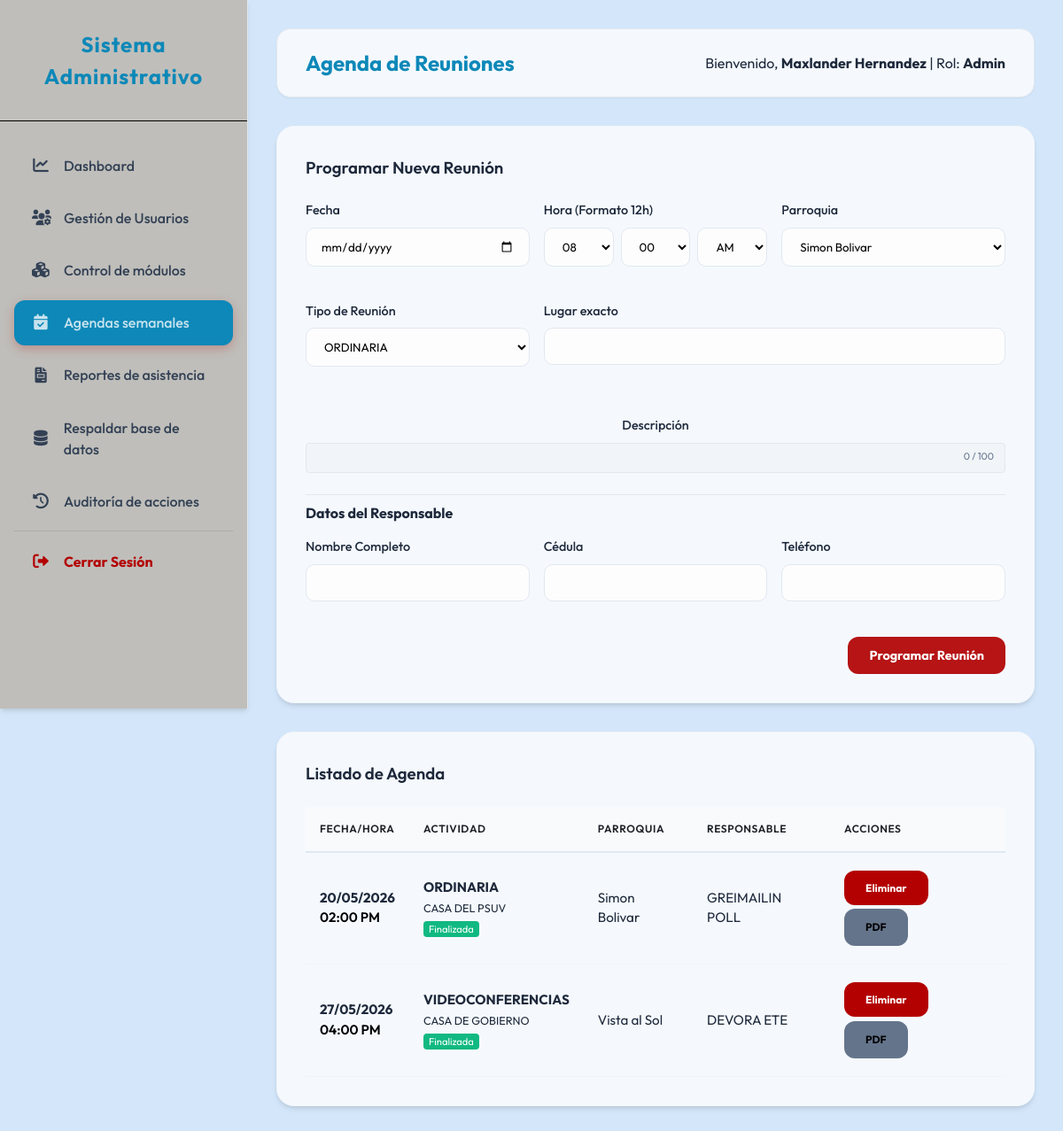
The app's page /admin/reuniones.php (signed in) with its own data.
### tables this page shows
CREATE TABLE `reuniones` (
  `ID_REUNION` int(11) NOT NULL AUTO_INCREMENT,
  `FECHA` date NOT NULL,
  `HORA` time NOT NULL,
  `TIPO_REUNION` varchar(255) NOT NULL,
  `DESCRIPCION` varchar(100) DEFAULT NULL,
  `LUGAR` varchar(255) NOT NULL,
  `PARROQUIA` enum('Simon Bolivar','Once de Abril','Vista al Sol','Chirica','Dalla Costa','Cachamay','Universidad','Unare','Yocoima','Pozo Verde','5 de Julio') NOT NULL,
  `RESPONSABLE_NOMBRE` varchar(100) NOT NULL,
  `RESPONSABLE_CEDULA` varchar(20) NOT NULL,
  `RESPONSABLE_TELEFONO` varchar(15) NOT NULL,
  `CREADO_EN` timestamp NOT NULL DEFAULT current_timestamp(),
  `ESTADO` varchar(20) DEFAULT 'Programada',
  PRIMARY KEY (`ID_REUNION`)
);

### admin/reuniones.php (the view, shortened to what this page needs)
<?php
require_once __DIR__ . '/../includes/layout_header.php';
require_once __DIR__ . '/../includes/auth.php';
$parroquias = ['Simon Bolivar', 'Once de Abril', 'Vista al Sol', 'Chirica', 'Dalla Costa', 'Cachamay', 'Universidad', 'Unare', 'Yocoima', 'Pozo Verde', '5 de Julio'];
$reuniones = $pdo->query("SELECT * FROM REUNIONES ORDER BY FECHA ASC, HORA ASC")->fetchAll();
$edit_data = null;
$h_edit = '08'; $m_edit = '00'; $p_edit = 'AM';
?>
<div class="card">
    <h3><?php echo $edit_data ? 'Editar Reunión' : 'Programar Nueva Reunión'; ?></h3>
    <form method="POST" style="margin-top: 1rem; display: grid; grid-template-columns: repeat(3, 1fr); gap: 1rem;">
        <div class="form-group">
            <label>Fecha</label>
            <input type="date" name="fecha" value="<?php echo $edit_data['FECHA'] ?? ''; ?>" required>
        </div>
        <div class="form-group">
            <label>Hora (Formato 12h)</label>
            <div style="display: flex; gap: 0.5rem;">
                <select name="h_num" required style="flex: 1;">
                    <?php for($i=1;$i<=12;$i++): $val = sprintf("%02d", $i); ?>
                        <option value="<?php echo $val; ?>" <?php echo $h_edit == $val ? 'selected' : ''; ?>><?php echo $val; ?></option>
                    <?php endfor; ?>
                </select>
                <select name="m_num" required style="flex: 1;">
                    <?php for($i=0;$i<60;$i++): $val = sprintf("%02d", $i); ?>
                        <option value="<?php echo $val; ?>" <?php echo $m_edit == $val ? 'selected' : ''; ?>><?php echo $val; ?></option>
                    <?php endfor; ?>
                </select>
                <select name="periodo" required style="flex: 1;">
                    <option value="AM" <?php echo $p_edit == 'AM' ? 'selected' : ''; ?>>AM</option>
                </select>
            </div>
        </div>
        <div class="form-group">
            <label>Parroquia</label>
            <select name="parroquia" required>
                <?php foreach ($parroquias as $p): ?>
                    <option value="<?php echo $p; ?>" <?php echo (isset($edit_data['PARROQUIA']) && $edit_data['PARROQUIA'] == $p) ? 'selected' : ''; ?>><?php echo $p; ?></option>
                <?php endforeach; ?>
            </select>
        </div>
        <div class="form-group">
            <label>Tipo de Reunión</label>
            <select id="tipo_reunion" name="tipo_reunion" required>
                <option value="ORDINARIA" <?php echo (isset($edit_data['TIPO_REUNION']) && $edit_data['TIPO_REUNION'] == 'ORDINARIA') ? 'selected' : ''; ?>>ORDINARIA</option>
            </select>
        </div>
        <div class="form-group" style="grid-column: span 2;">
            <label>Lugar exacto</label>
            <input type="text" name="lugar" value="<?php echo $edit_data['LUGAR'] ?? ''; ?>" required>
        </div>
        <div style="position: relative; grid-column: span 3; text-align: center; margin-top: 1rem;">
            <label>Descripción</label>
            <input type="text"
                name="descripcion"
                id="descripcion"
                value="<?php echo $edit_data['DESCRIPCION'] ?? ''; ?>"
                maxlength="100"
                style="width: 100%; background: #f1f5f9; color: #475569; padding: 0.5rem; padding-right: 4rem; border-radius: 4px;">
            <div style="position: absolute; bottom: 8px; right: 8px; font-size: 11px; color: #64748b; background: rgba(241, 245, 249, 0.9); padding: 2px 5px; border-radius: 3px;">
                <span id="contador">0</span> / 100
            </div>
        </div>
        <div style="grid-column: span 3;"><hr style="border: 0; border-top: 1px solid #e2e8f0; margin: 0.5rem 0;"><h4>Datos del Responsable</h4></div>
        <div class="form-group">
            <label>Nombre Completo</label>
            <input type="text" name="r_nombre" value="<?php echo $edit_data['RESPONSABLE_NOMBRE'] ?? ''; ?>" required>
        </div>
        <div class="form-group">
            <label>Cédula</label>
            <input type="text" name="r_cedula" value="<?php echo $edit_data['RESPONSABLE_CEDULA'] ?? ''; ?>" required>
        </div>
        <div class="form-group">
            <label>Teléfono</label>
            <input type="text" name="r_telefono" value="<?php echo $edit_data['RESPONSABLE_TELEFONO'] ?? ''; ?>" required>
        </div>
        <div style="grid-column: span 3; text-align: right;">
            <button type="submit" class="btn btn-primary"><?php echo $edit_data ? 'Guardar Cambios' : 'Programar Reunión'; ?></button>
        </div>
    </form>
</div>
<div class="card">
    <h3>Listado de Agenda</h3>
    <table>
        <thead>
            <tr>
                <th>Fecha/Hora</th>
                <th>Actividad</th>
                <th>Parroquia</th>
                <th>Responsable</th>
                <th>Acciones</th>
            </tr>
        </thead>
        <tbody>
            <?php foreach ($reuniones as $r): ?>
            <tr>
                <td data-label="Fecha/Hora">
                    <strong><?php echo date('d/m/Y', strtotime($r['FECHA'])); ?></strong><br>
                    <span style="color: var(--secondary-color); font-weight: 600;"><?php echo date('h:i A', strtotime($r['HORA'])); ?></span>
                </td>
                <td data-label="Actividad">
                    <strong><?php echo $r['TIPO_REUNION']; ?></strong><br>
                    <small><?php echo $r['LUGAR']; ?></small><br>
                    <span class="badge" style="background: <?php echo $r['ESTADO'] === 'Finalizada' ? '#10b981' : '#f59e0b'; ?>; color: white; padding: 2px 6px; border-radius: 4px; font-size: 0.7rem;">
                        <?php echo $r['ESTADO'] ?? 'Programada'; ?>
                    </span>
                </td>
                <td data-label="Parroquia"><?php echo $r['PARROQUIA']; ?></td>
                <td data-label="Responsable"><?php echo $r['RESPONSABLE_NOMBRE']; ?></td>
                <td data-label="Acciones">
                    <div style="display: flex; gap: 0.3rem; flex-wrap: wrap;">
                        <form method="POST" onsubmit="return confirm('¿Eliminar esta reunión?')">
                            <button type="submit" class="btn btn-danger" style="font-size: 0.75rem;">Eliminar</button>
                        </form>
                        <a href="../operador/ficha_reunion.php?id=<?php echo $r['ID_REUNION']; ?>" class="btn btn-secondary" style="font-size: 0.75rem; background: #64748b; color: white;" target="_blank">PDF</a>
                    </div>
                </td>
            </tr>
            <?php endforeach; ?>
        </tbody>
    </table>
</div>
<?php require_once __DIR__ . '/../includes/layout_footer.php'; ?>

### public/assets/css/style.css (style rules this page uses)
:root { --primary-color: #0d88b8; --secondary-color: #000000; --accent-blue: #5e74f0; --bg-color: #d4e7fafa; --sidebar-color: #add8ce; --sidebar-text: #334155; --text-main: #1e293b; --text-light: #1d2127; --white: #ffffffc4; --success: #00B300; --danger: #f18e96; --warning: #f59e0b; --shadow-sm: 0 1px 2px 0 rgba(0, 0, 0, 0.05); --shadow-md: 0 4px 6px -1px rgba(0, 0, 0, 0.1), 0 2px 4px -1px rgba(0, 0, 0, 0.06); --shadow-lg: 0 10px 15px -3px rgba(0, 0, 0, 0.1), 0 4px 6px -2px rgba(0, 0, 0, 0.05); }
* { margin: 0; padding: 0; box-sizing: border-box; }
body { font-family: 'Outfit', sans-serif; background-color: var(--bg-color); color: var(--text-main); line-height: 1.5; overflow-x: hidden; }
.card { background: var(--white); padding: 2rem; border-radius: 1.25rem; box-shadow: var(--shadow-md); margin-bottom: 2rem; border: 1px solid #f1f5f9; }
.card h3 { margin-bottom: 1.5rem; color: var(--text-main); font-weight: 600; display: flex; align-items: center; gap: 0.75rem; }
table { width: 100%; border-collapse: separate; border-spacing: 0; margin-top: 1rem; }
th { background-color: #f8fafc; color: var(--text-light); font-weight: 600; text-transform: uppercase; font-size: 0.75rem; letter-spacing: 0.05em; padding: 1rem; text-align: left; border-bottom: 2px solid #e2e8f0; }
td { padding: 1.25rem 1rem; border-bottom: 1px solid #f1f5f9; font-size: 0.95rem; }
.form-group { margin-bottom: 1.5rem; }
label { display: block; margin-bottom: 0.5rem; font-weight: 500; color: var(--text-main); font-size: 0.9rem; }
input, select, textarea { width: 100%; padding: 0.75rem 1rem; border: 1px solid #e2e8f0; border-radius: 0.625rem; font-family: inherit; transition: all 0.2s; background-color: #fdfdfd; }
.btn { padding: 0.75rem 1.5rem; border-radius: 0.75rem; border: none; cursor: pointer; font-family: inherit; font-weight: 700; transition: all 0.2s; display: inline-flex; align-items: center; gap: 0.5rem; text-decoration: none; font-size: 0.9rem; }
.btn-primary { text-align: center; background: #b10101ea; color: #ffffff !important; justify-content: center; }
.btn-secondary { background: #DB8400; color: #000000 !important; }
.btn-danger { background: #b30000; color: #ffffff !important; }

### records on screen
reuniones: FECHA "20/05/2026", HORA "02:00 PM", TIPO_REUNION "ORDINARIA", LUGAR "CASA DEL PSUV", ESTADO "Finalizada", PARROQUIA "Simon Bolivar", RESPONSABLE_NOMBRE "GREIMAILIN POLL"
reuniones: FECHA "27/05/2026", HORA "04:00 PM", TIPO_REUNION "VIDEOCONFERENCIAS", LUGAR "CASA DE GOBIERNO", ESTADO "Finalizada", PARROQUIA "Vista al Sol", RESPONSABLE_NOMBRE "DEVORA ETE"

### other values on screen
$title "Agenda de Reuniones"
$_SESSION['user_name'] "Maxlander Hernandez"
$user_level "Admin"
form field h_num "08"
form field m_num "00"
form field parroquia "Simon Bolivar"
